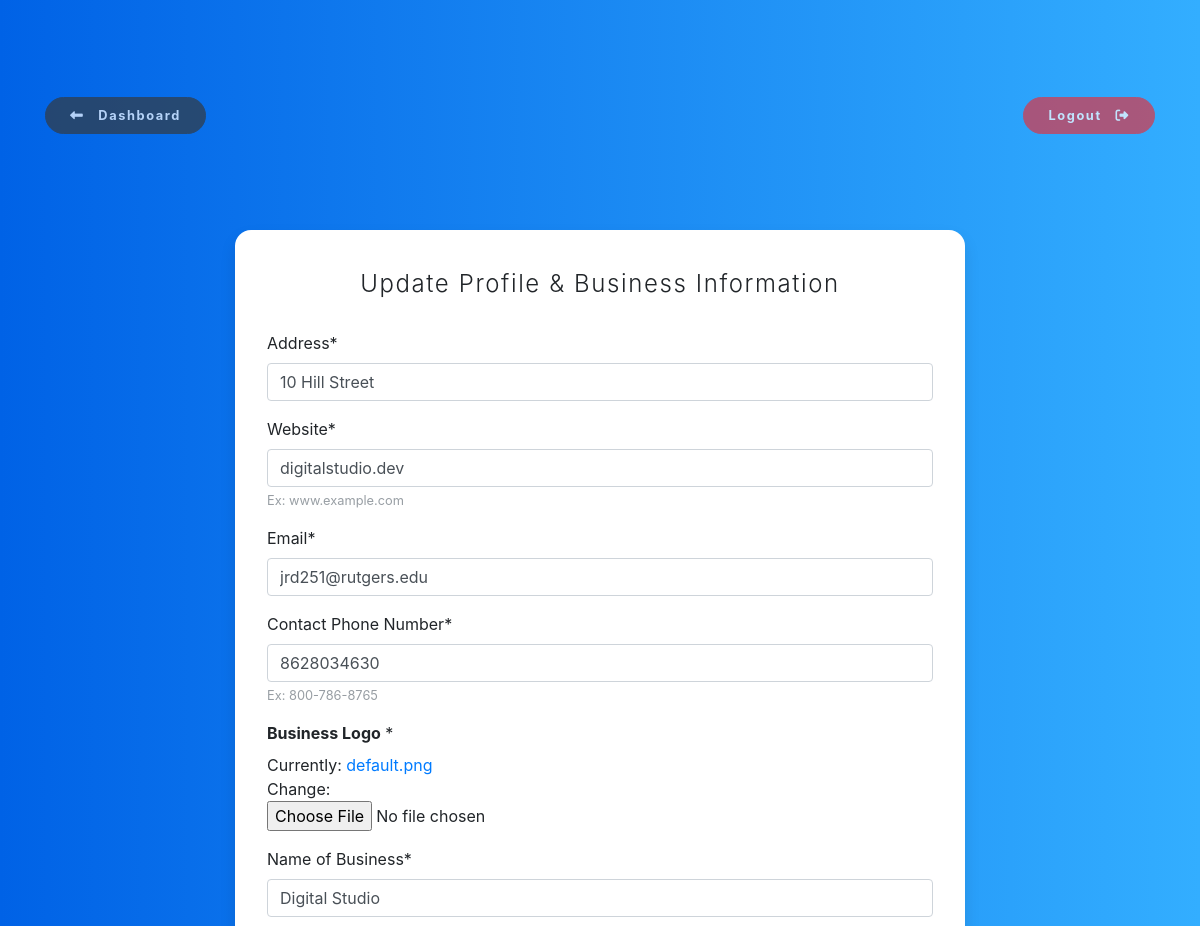
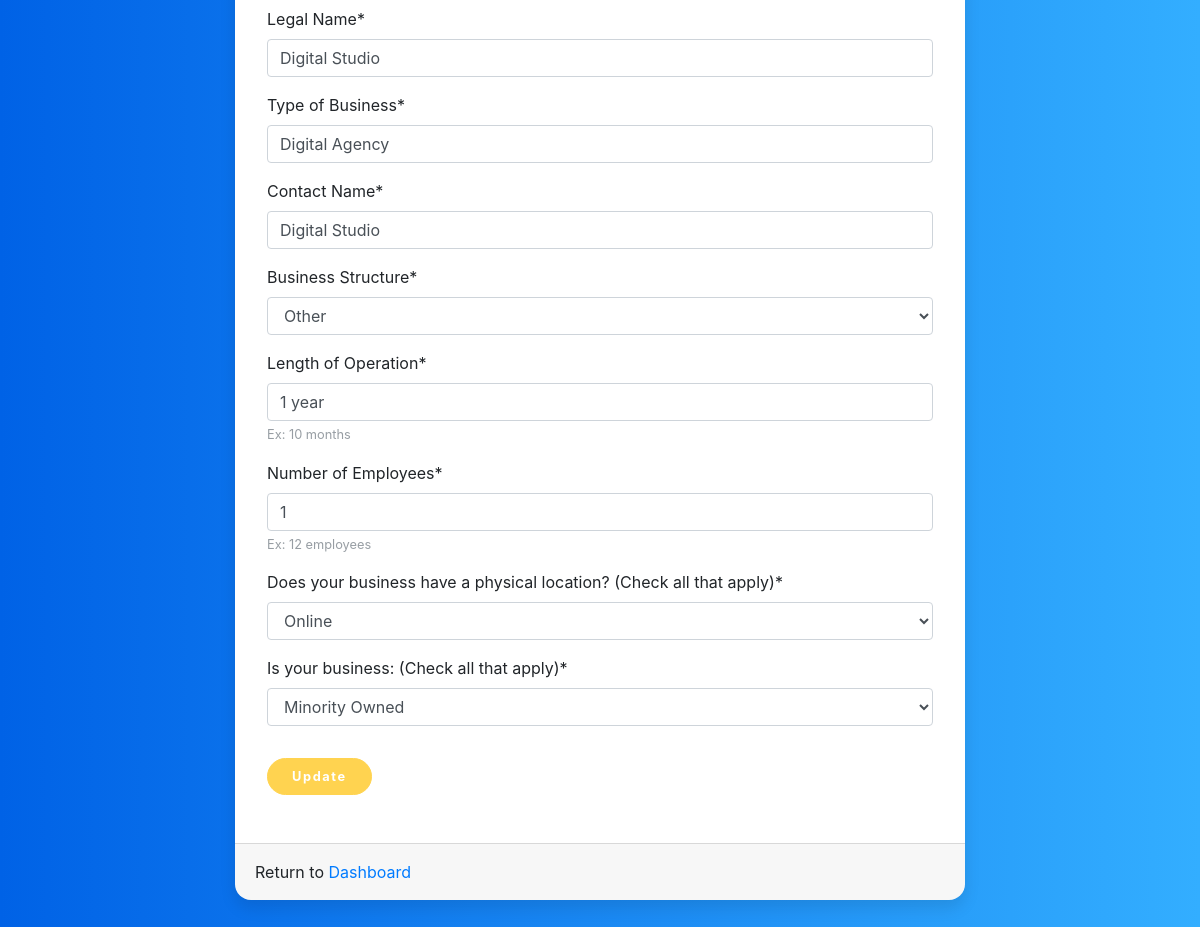
Screenshot of /special/ (signed in) with the database file from the repository (2 pictures, top to bottom).
### users/models.py (models this page shows, shortened)
class User(AbstractBaseUser):
    email = models.EmailField(verbose_name="Email", max_length=60, unique=True)
    date_joined = models.DateTimeField(verbose_name="Date Joined", auto_now_add=True)
    last_login = models.DateTimeField(verbose_name="Last Login", auto_now_add=True)
    is_admin = models.BooleanField(default=False)
    is_active = models.BooleanField(default=True)
    is_staff = models.BooleanField(default=False)
    is_superuser = models.BooleanField(default=False)
    company_name = models.CharField(max_length=100, unique=False, verbose_name="Name of Business")
    legal_name = models.CharField(max_length=100, unique=False, verbose_name="Legal Name")
    address = models.CharField(max_length=100, unique=False, verbose_name="Address")
    business_type = models.CharField(max_length=100, unique=False, verbose_name="Type of Business")
    contact_name = models.CharField(max_length=100, unique=False, verbose_name="Contact Name")
    phone_number = models.CharField(max_length=12, blank=False, verbose_name="Contact Phone Number", help_text="Ex: 800-786-8765")
    website = models.CharField(max_length=30, unique=False, verbose_name="Website", help_text="Ex: www.example.com")
    bank_name = models.CharField(max_length=100, unique=False, verbose_name="Bank Name", default="", blank=True)
    branch_location = models.CharField(max_length=100, unique=False, verbose_name="Branch Location", default="", blank=True)
    aba_number = models.CharField(max_length=100, unique=False, verbose_name="ABA Number", default="", blank=True)
    account_number = models.CharField(max_length=100, unique=False, verbose_name="Account Number", default="", blank=True)
    banner = models.CharField(max_length=1000, choices=BANNER_CHOICES, verbose_name="Options")
    business_structure = models.CharField(max_length=1000, choices=BUSINESS_STRUCTURE_CHOICES, verbose_name="Business Structure")
    length_of_operation = models.CharField(max_length=100, unique=False, verbose_name="Length of Operation", help_text="Ex: 10 months")
    number_of_employees = models.CharField(max_length=100, unique=False, verbose_name="Number of Employees", help_text="Ex: 12 employees")
    location_type = MultiSelectField(choices=LOCATION_TYPE, unique=False, verbose_name="Does your business have a physical location? (Check all that apply)")
    speical_business = MultiSelectField(choices=SPECIAL_BUSINESS, unique=False, verbose_name="Is your business: (Check all that apply)")
    tax_credits = models.CharField(max_length=1000, choices=TAX_CREDIT_OPTIONS, verbose_name="Tax Credits")
    rate = models.CharField(choices=TAX_CREDITS_RATES, max_length=50, verbose_name="Percentage", default='', null=False)
    terms_conditions = models.CharField(choices=TERMS_CONDITIONS, blank=False, verbose_name="Terms & Coniditons", default='Agree', max_length=8)
    approved = models.CharField(choices=APPROVED_OPTIONS, default="NO", verbose_name="Application Approved", max_length=3)
    USERNAME_FIELD = 'email'
    REQUIRED_FIELDS = [
        'company_name','legal_name', 'address', 'business_type', 'contact_name', 'phone_number', 'website',
        'banner',
        'business_structure', 'length_of_operation', 'number_of_employees', 'location_type', 'speical_business',
        'terms_conditions'
    ]
    objects = Manager()

class Profile(models.Model):
    user = models.OneToOneField(User, on_delete=models.CASCADE)
    image = models.ImageField(default='default.png', upload_to='profile_pics', verbose_name="<strong>Business Logo</strong>&nbsp;")

### users/views.py (the view)
# urls.py: path('special/', user_views.special, name='special'),
@login_required
def special(request):
    if request.method == 'POST':
        s_form = SpecialUpdateForm(request.POST, instance=request.user)
        u_form = UserUpdateForm(request.POST, instance=request.user)
        p_form = ProfileUpdateForm(request.POST, request.FILES, instance=request.user.profile)
        if s_form.is_valid() and u_form.is_valid() and p_form.is_valid():
            s_form.save()
            u_form.save()
            p_form.save()
            messages.success(request, f'Your account has been updated!')
            return redirect('special')
    else:
        s_form = SpecialUpdateForm(instance=request.user)
        u_form = UserUpdateForm(instance=request.user)
        p_form = ProfileUpdateForm(instance=request.user.profile)
    context = {
        'form': s_form,
        'u_form': u_form,
        'p_form': p_form,
    }
    return render(request, "users/special.html", context)

### users/forms.py
class SpecialUpdateForm(forms.ModelForm):
    class Meta:
        model = User
        fields = [
            'company_name', 'legal_name', 'business_type', 'contact_name',
            'business_structure', 'length_of_operation', 'number_of_employees', 'location_type', 'speical_business',
        ]

class UserUpdateForm(forms.ModelForm):
    email = forms.EmailField(max_length=60)
    class Meta:
        model = User
        fields = ['address', 'website', 'email', 'phone_number']

### users/templates/users/special.html (shortened to what this page needs)
{% extends "users/base.html" %}
{% load crispy_forms_tags %}
{% block content %}
<section class="pricing py-5">
    <div class="container">
        {% include "users/messages.html" %}
        {% include "users/back_logout.html" %}
        <div class="row">
            <div class="col-lg-8 col-xl-8 mx-auto">
                <div class="card card-signin my-5">
                    <div class="card-body">
                        <h5 class="card-title text-center">Update Profile & Business Information</h5>
                        <form method="POST" enctype="multipart/form-data">
                            <fieldset class="form-group">
                                {{ u_form|crispy }}
                                {{ p_form|crispy }}
                                {{ form|crispy }}
                            </fieldset>
                            <div class="form-group">
                                <button class="btn btn-warning rounded-pill px-4 py-2 text-white" type="submit">Update</button>
                            </div>
                        </form>
                    </div>
                    <div class="card-footer py-3">
                        Return to <a href="{% url 'dashboard' %}">Dashboard</a>
                    </div>
                </div>
            </div>
        </div>
    </div>
</section>
{% endblock content %}

### users/templates/users/base.html (style rules this page uses)
body { background: #007bff; background: linear-gradient(to right, #0062E6, #33AEFF); }
section.pricing { background: #007bff; background: linear-gradient(to right, #0062E6, #33AEFF); }
.pricing .card { border: none; border-radius: 1rem; transition: all 0.2s; box-shadow: 0 0.5rem 1rem 0 rgba(0, 0, 0, 0.1); }
.pricing .card-title { margin: 0.5rem 0; font-size: 0.9rem; letter-spacing: .1rem; font-weight: bold; }
.pricing .text-muted { opacity: 0.7; }
.pricing .btn { font-size: 80%; border-radius: 5rem; letter-spacing: .1rem; font-weight: bold; padding: 1rem; opacity: 0.7; transition: all 0.2s; }
:root { --input-padding-x: 1.5rem; --input-padding-y: .75rem; }
.card-signin { border: 0; border-radius: 1rem; box-shadow: 0 0.5rem 1rem 0 rgba(0, 0, 0, 0.1); overflow: hidden; }
.card-signin .card-title { margin-bottom: 2rem; font-weight: 300; font-size: 1.5rem; }
.card-signin .card-body { padding: 2rem; }

### rows the page displays
User: address "10 Hill Street", website "digitalstudio.dev", email "jrd251@rutgers.edu", phone_number "8628034630", company_name "Digital Studio", legal_name "Digital Studio", business_type "Digital Agency", contact_name "Digital Studio", business_structure "Other", length_of_operation "1 year", number_of_employees "1", location_type "Online", speical_business "Minority Owned"
